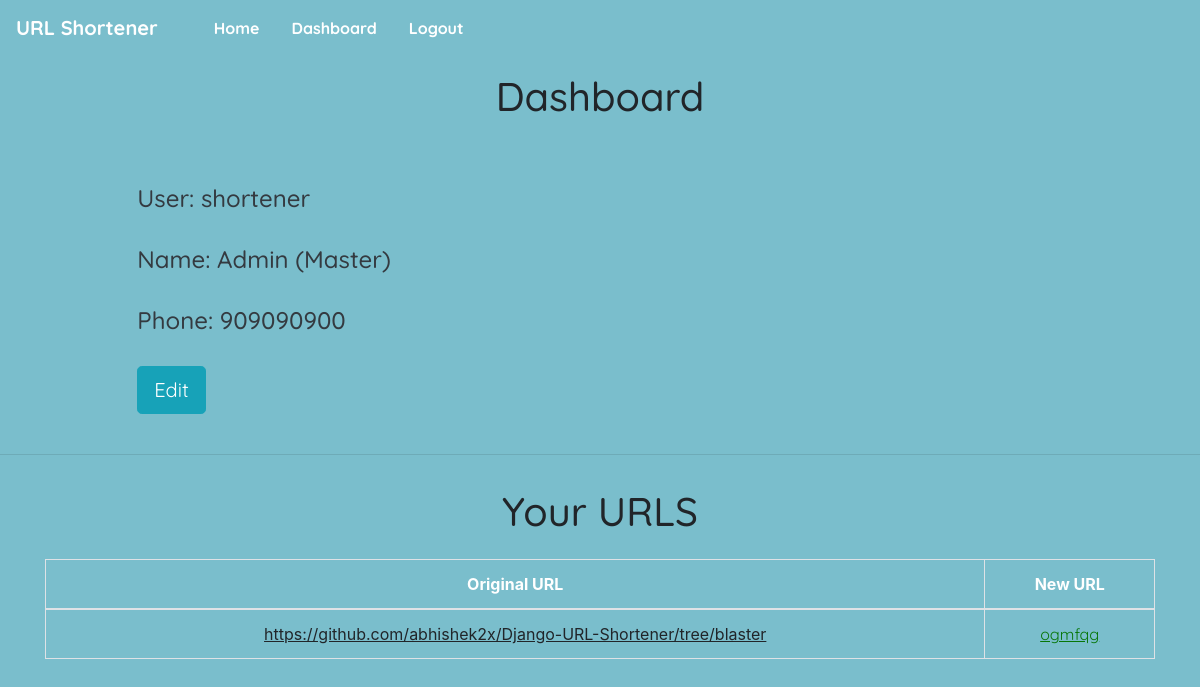
/dashboard/1/ (signed in), run on the app's committed database.
### shortener/models.py (models this page shows, shortened)
class Person(models.Model):
    user = models.OneToOneField(User, null=True, blank=True, on_delete=CASCADE)
    name = models.CharField(max_length=200, null=True)
    phone = models.CharField(max_length=200, null=True, blank=True)

class URLS(models.Model):
    long_url = models.URLField(max_length=200)
    short_url = models.URLField(max_length=200)
    created_by = models.ForeignKey(User, on_delete=models.CASCADE, null=True, blank=True)

### shortener/views.py (the view)
# urls.py: path('dashboard/<str:pk>/', views.dashboard, name='dashboard'),
@login_required
def dashboard(request, pk):
    person = Person.objects.get(id=pk)
    myurls = URLS.objects.filter(created_by_id=pk)
    context = {'Person': person, 'myurls': myurls}
    return render(request, 'shortener/dashboard.html', context)

### shortener/templates/shortener/dashboard.html (shortened to what this page needs)
{% include 'main.html' %}
{% block content %}
<div class="text-center">
    <h1 class="pt-3 pb-3">Dashboard</h1>
</div>
<div class="row m-3">
    <div class="col-md-7 p-4 offset-1">
        <h4 class="text-dark"> User: {{ Person.user }} </h4><br>
        <h4 class="text-dark"> Name: {{ Person.name }} </h4><br>
        <h4 class="text-dark"> Phone: {{ Person.phone }} </h4><br>
        <div class="text-left">
            <a href="{% url 'edit' request.user.id %}" class="btn btn-lg btn-info">
                Edit
            </a>
        </div>
    </div>
</div>
<hr>
<div class="text-center">
    <h1 class="pt-3 pb-3">Your URLS</h1>
</div>
<div class="container text-center mb-4">
    <table class="table table-hover table-bordered mb-5">
        <thead>
            <tr>
                <th scope="col" style="color: white">Original URL</th>
                <th scope="col" style="color: white">New URL</th>
            </tr>
        </thead>
        <tbody>
            {% for element in myurls %}
            <tr>
                <td style="text-decoration: underline">{{ element.long_url }}</td>
                <td><a href="#{{ element.short_url }}" style="color: #077607; text-decoration: underline">{{ element.short_url }}</a>
            {% endfor %}
        </tbody>
    </table>
</div>
{% endblock %}

### static/css/base.css (style rules this page uses)
body, html { margin: 0; padding: 0; height: 100%; background: #7abecc ; }
* { overflow-x: hidden; }
h1, h4, a { font-family: 'Quicksand', sans-serif; }
h1 { overflow-y: hidden; }

### data on the page
Person: user "shortener", name "Admin (Master)", phone "909090900"
URLS: long_url "https://github.com/abhishek2x/Django-URL-Shortener/tree/blaster", short_url "ogmfqg"
